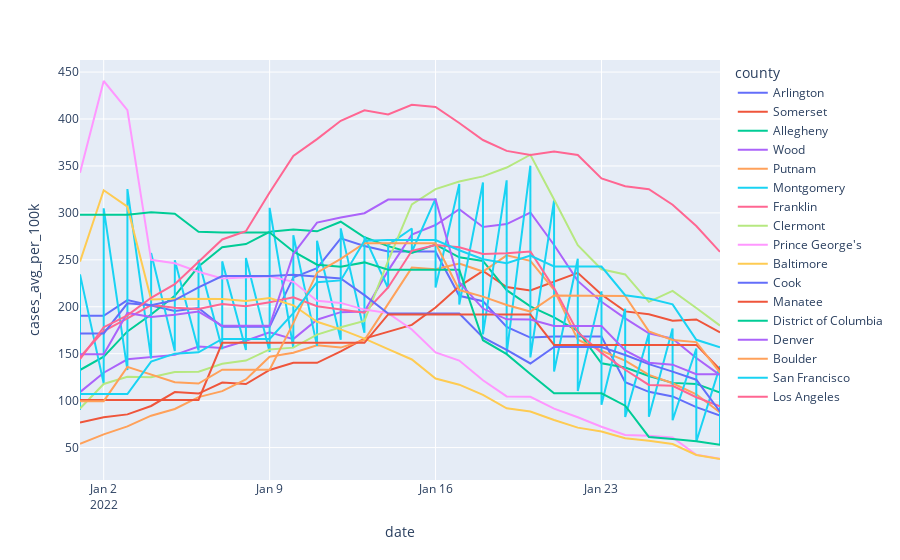

Notebook source saved alongside this figure:
### Markdown cell above
7-day rolling average of cases as of yesterday's data

### Code cell
px.line(
    df_2022_counties, x=df_2022_counties.index, y="cases_avg_per_100k", color="county"
)
